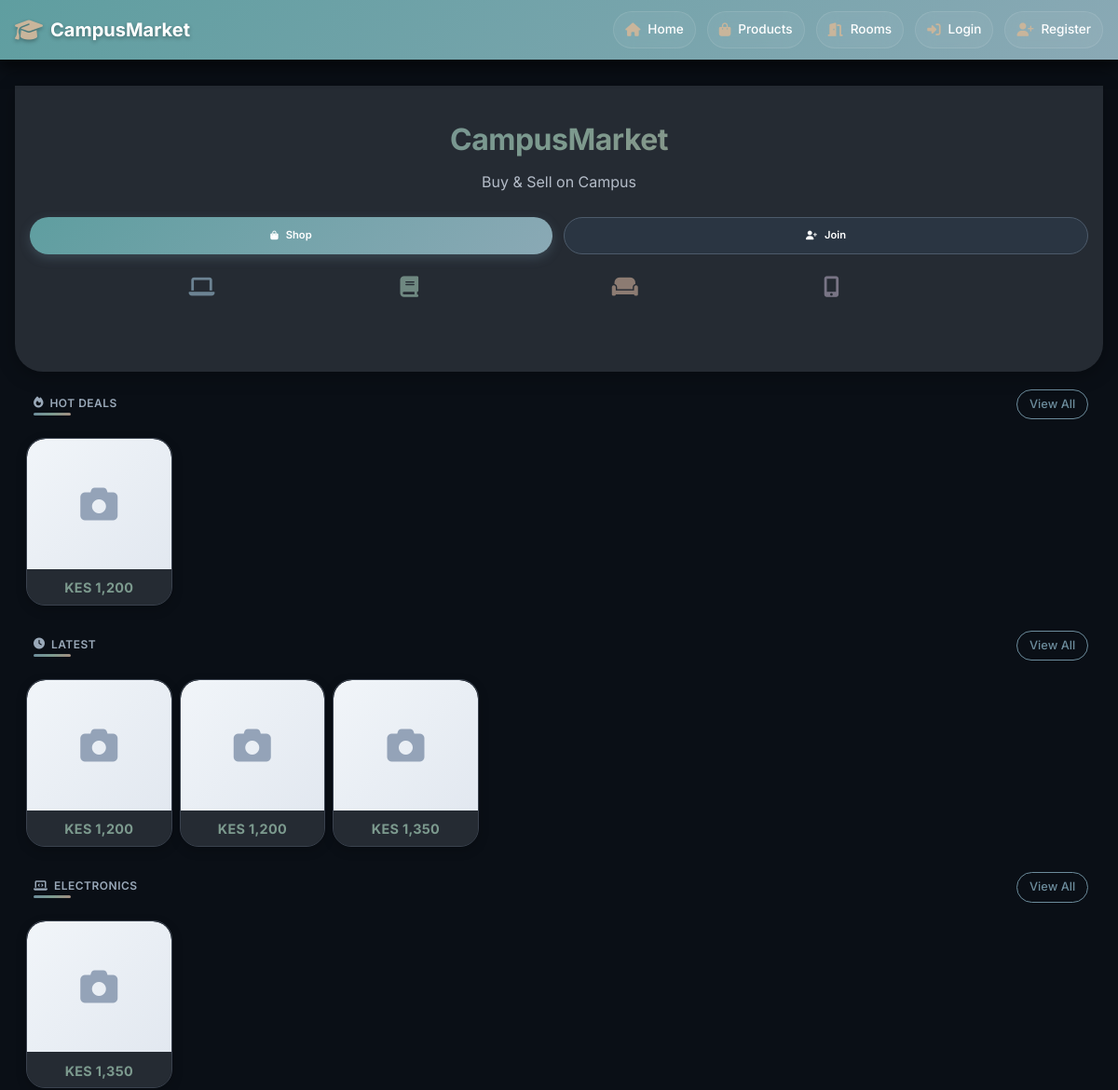
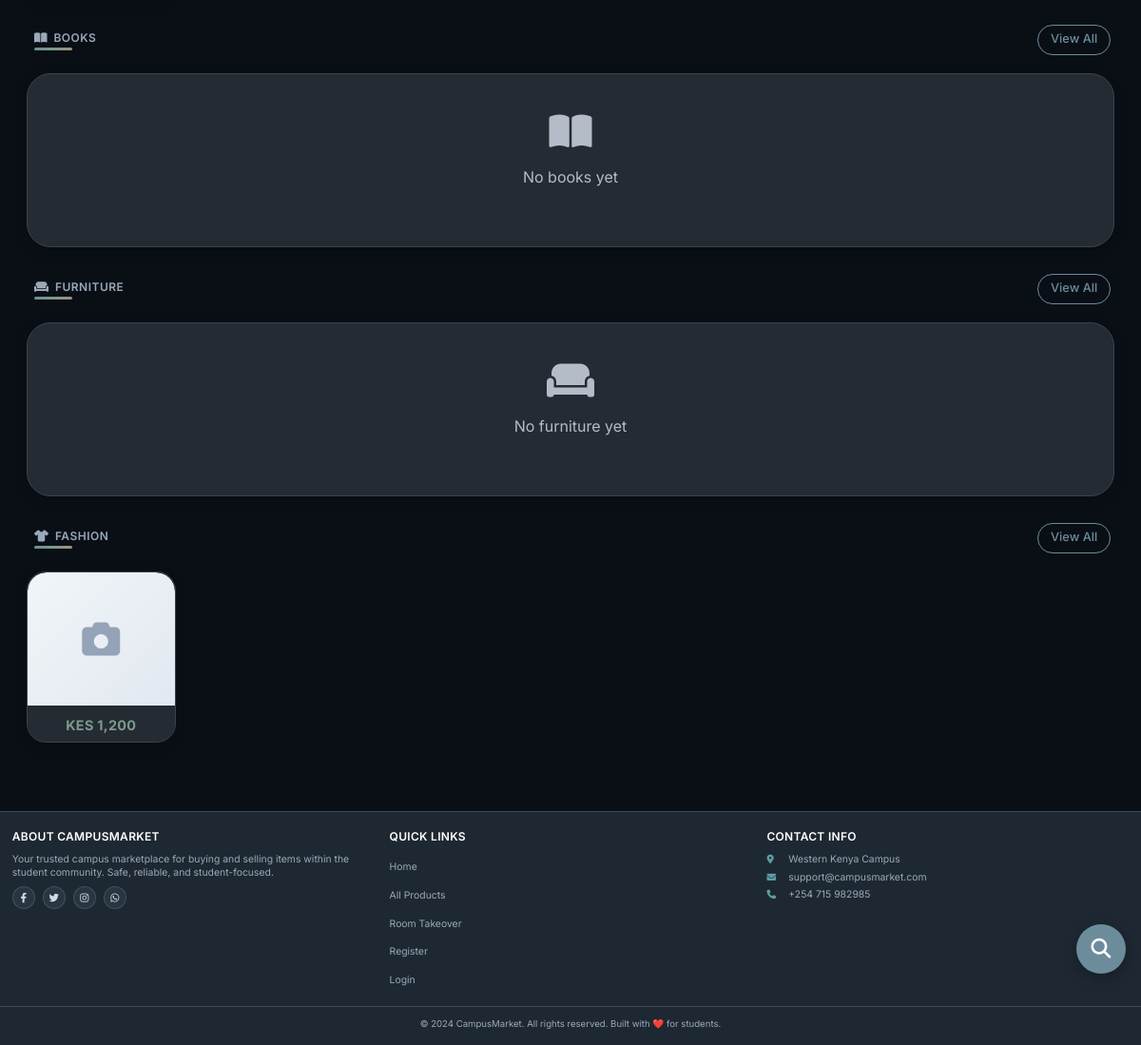
Before: / with the older database file (2 pictures, top to bottom).
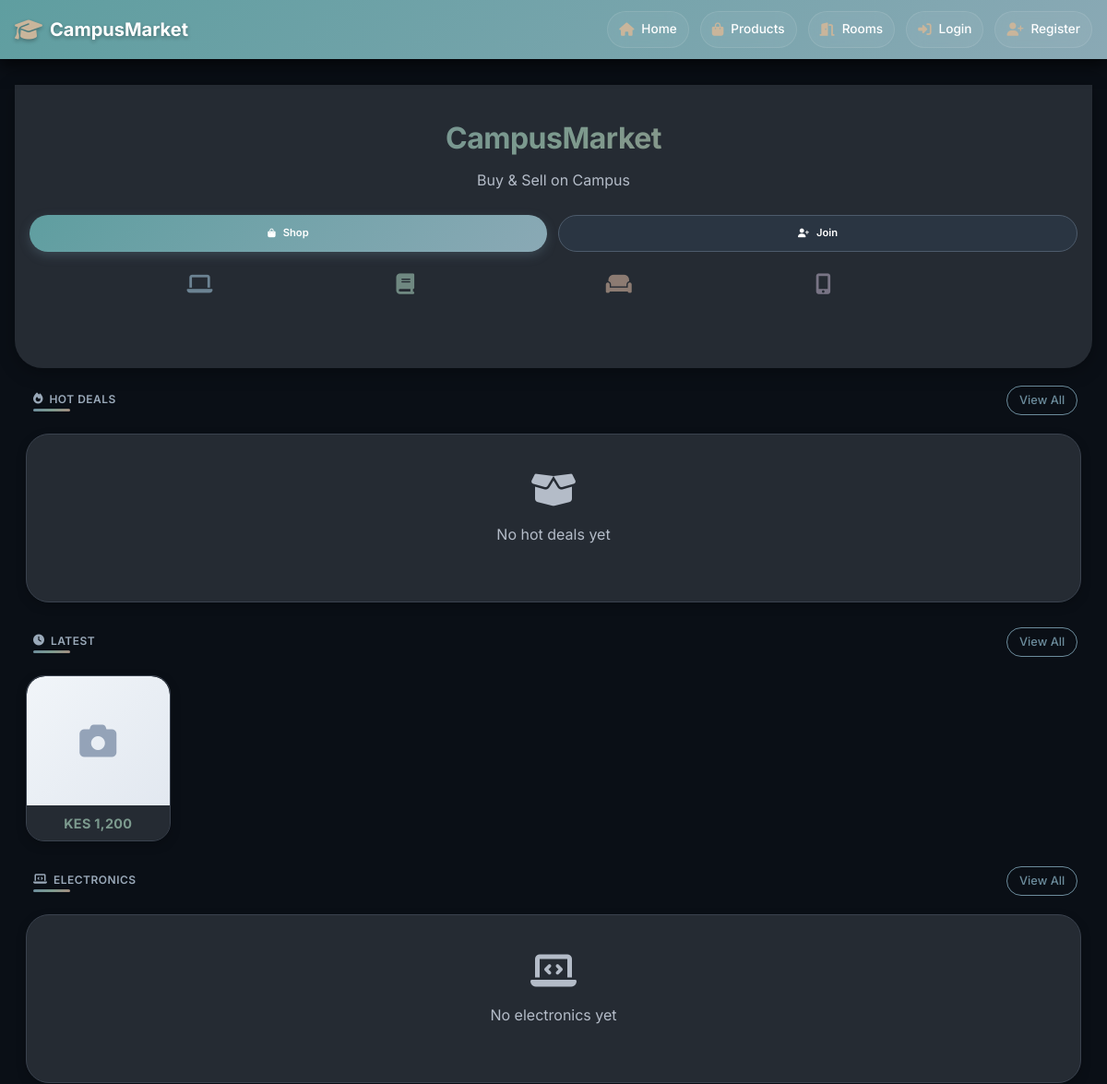
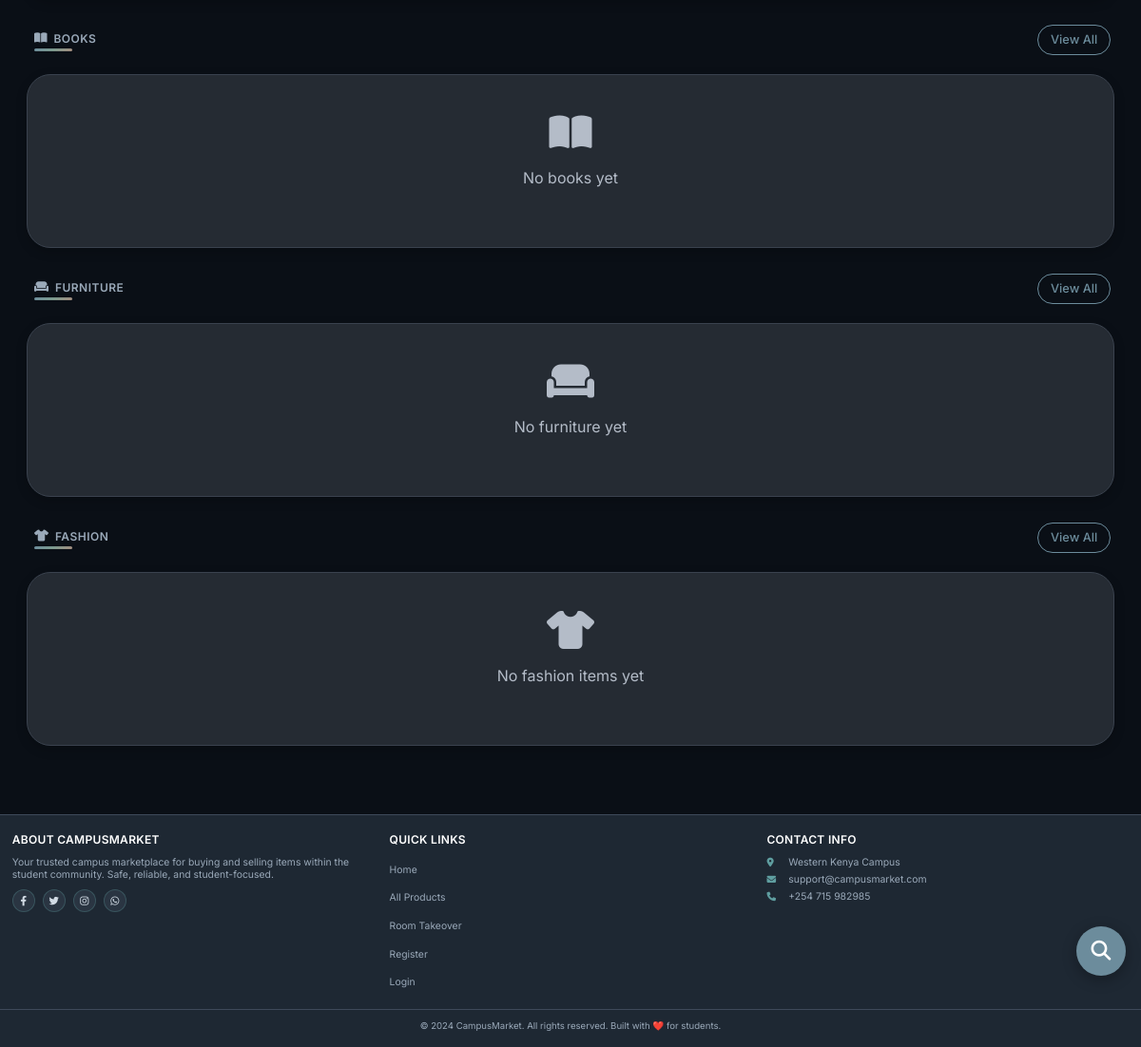
After: the same page with the newer database file (2 pictures, top to bottom).
### app/models.py (models this page shows, shortened)
class Product(db.Model):
    __tablename__ = 'products'
    id = db.Column(db.Integer, primary_key=True)
    title = db.Column(db.String(100), nullable=False)
    description = db.Column(db.Text)
    price = db.Column(db.Float, nullable=False)
    condition = db.Column(db.String(20))
    contact_info = db.Column(db.Text)
    is_fast_moving = db.Column(db.Boolean, default=False)
    is_active = db.Column(db.Boolean, default=True)
    is_sold = db.Column(db.Boolean, default=False)
    Token = db.Column(db.Float, nullable=False)
    category_id = db.Column(db.Integer, db.ForeignKey('categories.id'), nullable=False)
    seller_id = db.Column(db.Integer, db.ForeignKey('users.id'), nullable=False)
    image_group_id = db.Column(db.Integer, db.ForeignKey('product_image_groups.id'), nullable=True)
    created_at = db.Column(db.DateTime, default=datetime.utcnow)
    updated_at = db.Column(db.DateTime, default=datetime.utcnow, onupdate=datetime.utcnow)
    hostel_name = db.Column(db.String(100), nullable=False, default='')
    location = db.Column(db.String(100), nullable=False, default='')
    leave_date = db.Column(db.DateTime, nullable=False, default=datetime.utcnow)
    room_type = db.Column(db.String(20), default='single')
    deposit = db.Column(db.Float, default=0)
    commission_percentage = db.Column(db.Float, default=0)
    is_commission_listing = db.Column(db.Boolean, default=False)
    status = db.Column(db.String(20), default='available')
    agreement_user_id = db.Column(db.Integer, db.ForeignKey('users.id'), nullable=True)
    agreement_expires_at = db.Column(db.DateTime, nullable=True)
    booked_at = db.Column(db.DateTime, nullable=True)
    total_unlocks = db.Column(db.Integer, default=0)
    last_interest_update = db.Column(db.DateTime, default=datetime.utcnow)
    payments = db.relationship('Payment', back_populates='product', lazy=True, cascade="all, delete-orphan")
    chats = db.relationship('Chat', back_populates='product', lazy=True, cascade='all, delete-orphan')
    offers = db.relationship('Offer', back_populates='product', lazy=True, cascade='all, delete-orphan')
    unlocks = db.relationship(
    'ProductUnlock',
    back_populates='product',
    cascade='all, delete-orphan'
)
    notifications = db.relationship(
    'Notification',
    back_populates='product',
    cascade='all, delete-orphan'
)
    agreement_user = db.relationship('User', foreign_keys=[agreement_user_id])
    category = db.relationship('Category', back_populates='products')
    seller = db.relationship('User', foreign_keys=[seller_id], back_populates='products')
    image_group = db.relationship('ProductImageGroup', back_populates='product')
    @property
    def image(self):
        if self.image_group and self.image_group.images:
            return self.image_group.images[0].filename
        return None

### app/main/routes.py (the view)
@main_bp.route('/')
def index():
    all_products = Product.query.filter(
        Product.is_active == True,
        Product.is_sold == False,
        Product.hostel_name == ""  # Regular products only
    ).limit(12).all()
    fast_moving = Product.query.filter(
        Product.is_fast_moving == True,
        Product.is_sold == False,
        Product.hostel_name == ""  # Regular products only
    ).all()
    categories = Category.query.all()
    products_by_category = {}
    for category in categories:
        products_by_category[category.id] = Product.query.filter(
            Product.category_id == category.id,
            Product.is_active == True,
            Product.is_sold == False,
            Product.hostel_name == ""
        ).limit(8).all()
    return render_template("main/index.html",
                         all_products=all_products,
                         fast_moving=fast_moving,
                         categories=categories,
                         products_by_category=products_by_category)

### app/templates/main/index.html (shortened to what the changed rows need)
{% extends "base.html" %}
{% block content %}
<section class="hero">
    <div class="hero-content">
        <h1 class="hero-title">CampusMarket</h1>
    </div>
</section>
<section id="hotdeals" class="compact-section">
    <div class="section-header">
        <h2 class="section-title">
            <i class="fas fa-fire"></i> Hot Deals
        </h2>
    </div>
    {% if fast_moving %}
        <div class="compact-grid">
            {% for product in fast_moving %}
                <div class="compact-card" onclick="window.location='{{ url_for('products.view_product', product_id=product.id) }}'">
                    <div class="card-image">
                        {% if product.image %}
                            <div class="image-placeholder" style="display: none;">
                                <i class="fas fa-camera"></i>
                            </div>
                        {% else %}
                            <div class="image-placeholder">
                                <i class="fas fa-camera"></i>
                            </div>
                        {% endif %}
                    </div>
                    <div class="card-content">
                        <p class="card-price">KES {{ "{:,.0f}".format(product.price) }}</p>
                    </div>
                </div>
            {% endfor %}
        </div>
    {% else %}
        <div class="empty-compact">
            <i class="fas fa-box-open"></i>
            <p>No hot deals yet</p>
        </div>
    {% endif %}
</section>
<section id="latest" class="compact-section">
    <div class="section-header">
        <h2 class="section-title">
            <i class="fas fa-clock"></i> Latest
        </h2>
    </div>
    {% if all_products %}
        <div class="compact-grid">
            {% for product in all_products %}
                <div class="compact-card" onclick="window.location='{{ url_for('products.view_product', product_id=product.id) }}'">
                    <div class="card-image">
                        {% if product.image %}
                            <div class="image-placeholder" style="display: none;">
                                <i class="fas fa-camera"></i>
                            </div>
                        {% else %}
                            <div class="image-placeholder">
                                <i class="fas fa-camera"></i>
                            </div>
                        {% endif %}
                    </div>
                    <div class="card-content">
                        <p class="card-price">KES {{ "{:,.0f}".format(product.price) }}</p>
                    </div>
                </div>
            {% endfor %}
        </div>
    {% endif %}
</section>
<section id="electronics" class="compact-section">
    <div class="section-header">
        <h2 class="section-title">
            <i class="fas fa-laptop-code"></i> Electronics
        </h2>
    </div>
    {% set electronics_category = categories|selectattr("name", "equalto", "Electronics")|first %}
    {% set electronics_products = products_by_category.get(electronics_category.id, []) if electronics_category else [] %}
    {% if electronics_products %}
        <div class="compact-grid">
            {% for product in electronics_products[:8] %}
                <div class="compact-card" onclick="window.location='{{ url_for('products.view_product', product_id=product.id) }}'">
                    <div class="card-image">
                        {% if product.image %}
                            <div class="image-placeholder" style="display: none;">
                                <i class="fas fa-camera"></i>
                            </div>
                        {% else %}
                            <div class="image-placeholder">
                                <i class="fas fa-camera"></i>
                            </div>
                        {% endif %}
                    </div>
                    <div class="card-content">
                        <p class="card-price">KES {{ "{:,.0f}".format(product.price) }}</p>
                    </div>
                </div>
            {% endfor %}
        </div>
    {% else %}
        <div class="empty-compact">
            <i class="fas fa-laptop-code"></i>
            <p>No electronics yet</p>
        </div>
    {% endif %}
</section>
<section id="books" class="compact-section">
    <div class="section-header">
        <h2 class="section-title">
            <i class="fas fa-book-open"></i> Books
        </h2>
    </div>
    {% set books_category = categories|selectattr("name", "equalto", "Books")|first %}
    {% set books_products = products_by_category.get(books_category.id, []) if books_category else [] %}
</section>
<section id="furniture" class="compact-section">
    <div class="section-header">
        <h2 class="section-title">
            <i class="fas fa-couch"></i> Furniture
        </h2>
    </div>
    {% set furniture_category = categories|selectattr("name", "equalto", "Furniture")|first %}
    {% set furniture_products = products_by_category.get(furniture_category.id, []) if furniture_category else [] %}
</section>
<section id="fashion" class="compact-section">
    <div class="section-header">
        <h2 class="section-title">
            <i class="fas fa-tshirt"></i> Fashion
        </h2>
    </div>
    {% set fashion_category = categories|selectattr("name", "equalto", "Fashion")|first %}
    {% set fashion_products = products_by_category.get(fashion_category.id, []) if fashion_category else [] %}
    {% if fashion_products %}
        <div class="compact-grid">
            {% for product in fashion_products[:8] %}
                <div class="compact-card" onclick="window.location='{{ url_for('products.view_product', product_id=product.id) }}'">
                    <div class="card-image">
                        {% if product.image %}
                            <div class="image-placeholder" style="display: none;">
                                <i class="fas fa-camera"></i>
                            </div>
                        {% else %}
                            <div class="image-placeholder">
                                <i class="fas fa-camera"></i>
                            </div>
                        {% endif %}
                    </div>
                    <div class="card-content">
                        <p class="card-price">KES {{ "{:,.0f}".format(product.price) }}</p>
                    </div>
                </div>
            {% endfor %}
        </div>
    {% else %}
        <div class="empty-compact">
            <i class="fas fa-tshirt"></i>
            <p>No fashion items yet</p>
        </div>
    {% endif %}
</section>
{% endblock %}

Changed rows visible on the page:
removed Product: price "1,200"
removed Product: price "1,350"
Other visible differences:
text now shown: "No hot deals yet No electronics yet No fashion items yet"
